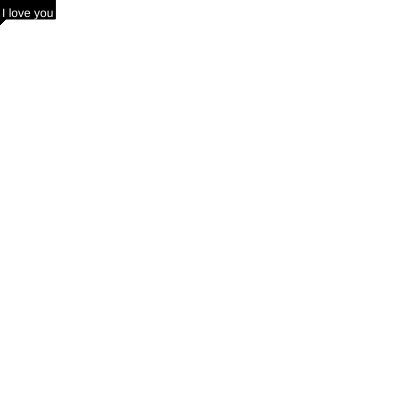
Frame 1 (no input)
Frame 60 (no input): identical to frame 1, image omitted
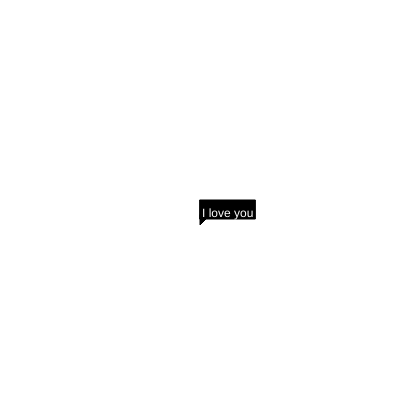
Frame 120 (the mouse pressed at the canvas centre since frame 60)

The p5.js sketch that drew these frames (run headless with seeded random() and noise() and a simulated clock; from frame 60 on, the mouse is pressed at the canvas centre):

// p5.js sketch
// ── sketch.js
// 練習問題：吹き出し
// 吹き出しの位置、背景色 etc. を関数 balloon の引数で指定できるようにしてみよう
// 吹き出しにしっぽを付けてみよう
function setup(){
  createCanvas(400, 400);
}
function draw(){
background(255);
balloon("I love you",mouseX, mouseY);
}

function balloon( t,x,y ){
  let w = textWidth(t);
  let h = textAscent() + textDescent();
  let p = 2;
  fill(0);
  rect(x, y, w + p * 2, h + p * 2);
  triangle( x, y + h, x,  y + h + 10, x + 10, y + h);
  fill(255);
  text(t, x + p, y + h + p);
}
